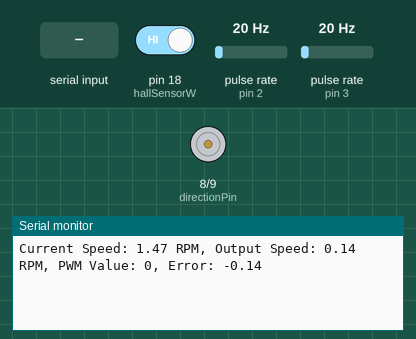
Bench run of a sketch on a simulated Arduino Uno, built with avr-gcc and run on an emulated ATmega328P. Shown: direction and speed pins drawn as motors (green arrow = direction pin HIGH = forward, orange = LOW = backward, longer = more drive), the last lines printed to the serial monitor. Wiring (inferred from the names in the program): 2 × pulse sensor: data pin 2 / data pin 3. The test bench sets the inputs (shaded band); at power-on: pin 18 (hallSensorW) HIGH, pulse rate (sensors on pin 2, pin 3) 20 Hz.

Above: at 1.2 s.
1.3 s: "R90\n" received over Serial
At 1.9 s:
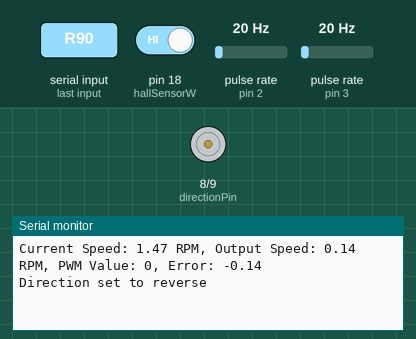
2.8 s: "KP\n" received over Serial
At 2.96 s:
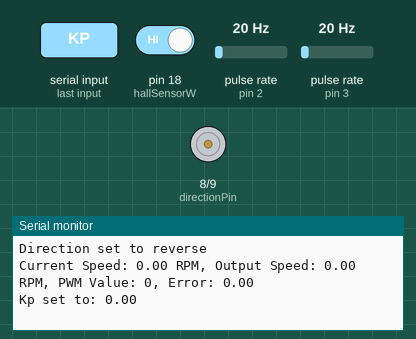
4.3 s: "KI\n" received over Serial
At 4.9 s:
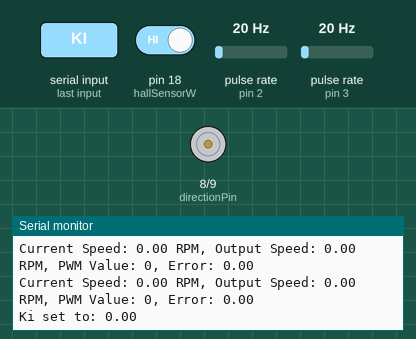

The sketch:

dieukhientocdoBLDC.ino
```cpp
// Pin definitions
const int hallSensorU = 2;  // Hall sensor U
const int hallSensorV = 3;  // Hall sensor V
const int hallSensorW = 18; // Hall sensor W
const int pwmPin = 9;       // PWM pin to control the driver
const int directionPin = 8; // Direction control pin

// Number of pole pairs in the motor
const float  polePairs = 6.8;    // Number of pole pairs in the motor

// Gear ratio
const float gearRatio = 10.3; // Gear ratio

// Desired speed (RPM)
float desiredSpeed = 0; // Desired speed in RPM

// Variables for Hall sensor states
volatile unsigned long lastTime = 0;
volatile unsigned long stateChangeCount = 0;
volatile float currentSpeed = 0;  // Current speed in RPM
volatile float outputSpeed = 0;   // Output speed in RPM
int pwmValue = 0;  // PWM value

// Control variables
float Kp = 0;    // Proportional gain
float Ki = 0;    // Integral gain
float Kd = 0;    // Derivative gain
float previousError = 0;
float integral = 0;

// Direction control
bool direction = true; // true for forward, false for reverse

// Motor running state
bool motorRunning = true; // true if motor is running, false if stopped

void setup() {
  // Set up the pins
  pinMode(hallSensorU, INPUT_PULLUP);
  pinMode(hallSensorV, INPUT_PULLUP);
  pinMode(hallSensorW, INPUT_PULLUP);
  pinMode(pwmPin, OUTPUT);
  pinMode(directionPin, OUTPUT);

  // Attach interrupts to Hall sensors
  attachInterrupt(digitalPinToInterrupt(hallSensorU), hallSensorISR, CHANGE);
  attachInterrupt(digitalPinToInterrupt(hallSensorV), hallSensorISR, CHANGE);
  attachInterrupt(digitalPinToInterrupt(hallSensorW), hallSensorISR, CHANGE);

  Serial.begin(115200);
}

void loop() {
  // Check for serial input
  if (Serial.available() > 0) {
    String inputString = Serial.readStringUntil('\n');
    if (inputString.startsWith("D")) {
      desiredSpeed = inputString.substring(1).toFloat();
      motorRunning = true;
      Serial.print("Desired Speed set to: ");
      Serial.println(desiredSpeed);
    } else if (inputString.startsWith("R")) {
      direction = false;
      Serial.println("Direction set to reverse");
    } else if (inputString.startsWith("F")) {
      direction = true;
      Serial.println("Direction set to forward");
    } else if (inputString.startsWith("S")) {
      motorRunning = false;
      analogWrite(pwmPin, 0); // Stop the motor by setting PWM to 0
      Serial.println("Motor stopped");
    } else if (inputString.startsWith("KP")) {
      Kp = inputString.substring(2).toFloat();
      Serial.print("Kp set to: ");
      Serial.println(Kp);
    } else if (inputString.startsWith("KI")) {
      Ki = inputString.substring(2).toFloat();
      Serial.print("Ki set to: ");
      Serial.println(Ki);
    } else if (inputString.startsWith("KD")) {
      Kd = inputString.substring(2).toFloat();
      Serial.print("Kd set to: ");
      Serial.println(Kd);
    }
  }

  if (motorRunning) {
    // Set direction pin based on direction
    digitalWrite(directionPin, direction ? HIGH : LOW);

    // Calculate speed based on Hall sensor state changes
    unsigned long currentTime = millis();
    static unsigned long lastSpeedCalcTime = 0;
    if (currentTime - lastSpeedCalcTime >= 1000) { // Update every second
      noInterrupts(); // Disable interrupts during calculation for safety
      currentSpeed = (stateChangeCount / (6.0 * polePairs)) * (60000.0 / (currentTime - lastSpeedCalcTime)); // Speed in RPM
      stateChangeCount = 0; // Reset count
      lastSpeedCalcTime = currentTime;
      interrupts(); // Re-enable interrupts

      // Calculate output speed
      outputSpeed = currentSpeed / gearRatio;

      // Calculate the error
      float error = desiredSpeed - outputSpeed;

      // Update integral
      integral += error;

      // Calculate derivative
      float derivative = error - previousError;

      // Calculate PID control output
      pwmValue = Kp * error + Ki * integral + Kd * derivative;

      // Constrain PWM value to be between 0 and 255
      pwmValue = constrain(pwmValue, 0, 255);

      analogWrite(pwmPin, pwmValue); // Output the PWM signal

      // Update previous error
      previousError = error;

      // Debug output
      Serial.print("Current Speed: ");
      Serial.print(currentSpeed);
      Serial.print(" RPM, Output Speed: ");
      Serial.print(outputSpeed);
      Serial.print(" RPM, PWM Value: ");
      Serial.print(pwmValue);
      Serial.print(", Error: ");
      Serial.println(error);
    }
  }
}

// ISR for Hall sensors
void hallSensorISR() {
  static int lastHallState = -1; // -1 indicates uninitialized state
  int hallUState = digitalRead(hallSensorU);
  int hallVState = digitalRead(hallSensorV);
  int hallWState = digitalRead(hallSensorW);
  int newHallState = (hallUState << 2) | (hallVState << 1) | hallWState;

  // Only count valid state changes (001, 010, 011, 100, 101, 110)
  switch (newHallState) {
    case 0b010:
    case 0b011:
    case 0b001:
    case 0b101:
    case 0b100:
    case 0b110:
      if (newHallState != lastHallState) {
        stateChangeCount++;
        lastHallState = newHallState;
      }
      break;
    default:
      // Invalid state, do nothing
      break;
  }
}
```

Measured:
- after the input at 1.3 s, the serial monitor: prints a new line at once (image 1)
- after the input at 2.8 s, the serial monitor: prints a new line at once (image 2)
- after the input at 4.3 s, the serial monitor: prints a new line at once (image 3)
